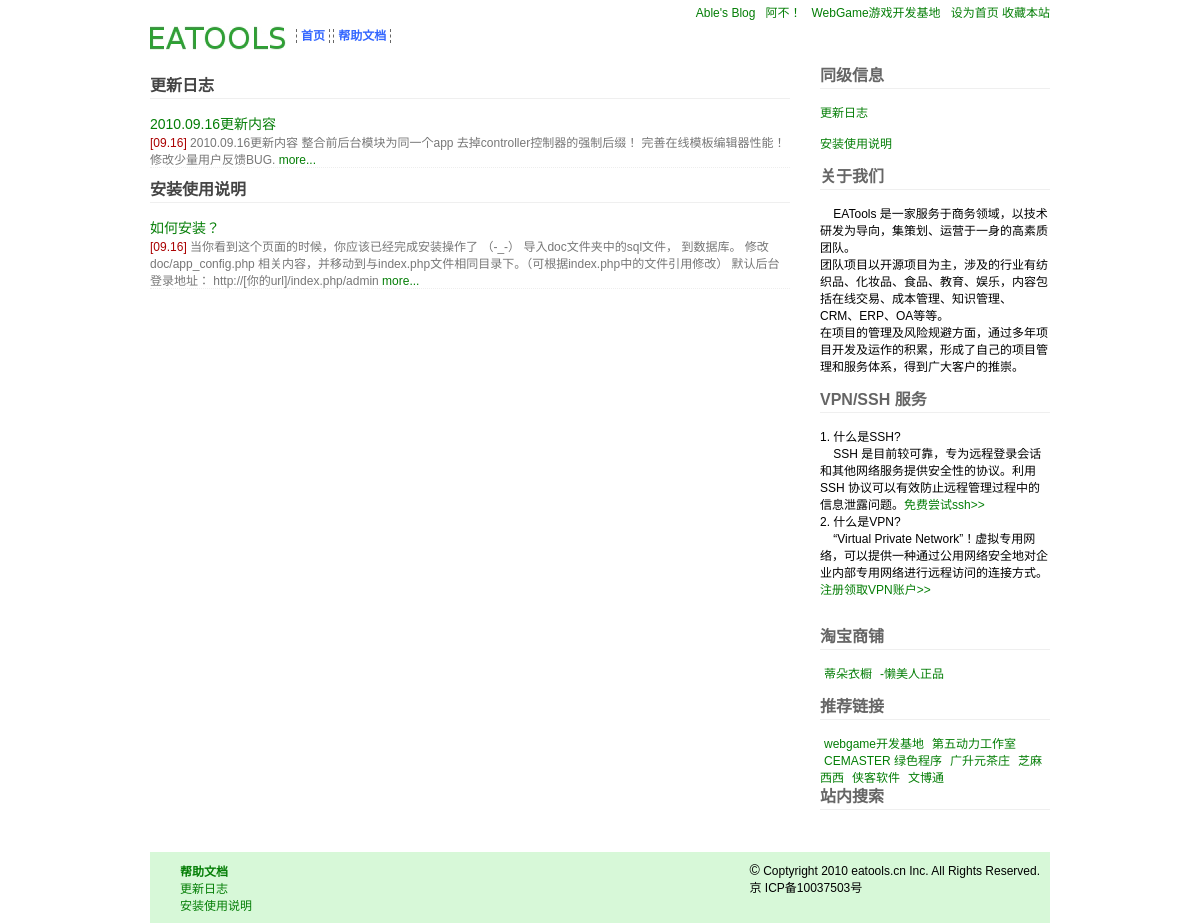
The page /index.php/news/68 on the database its author committed.
### tables this page shows
CREATE TABLE IF NOT EXISTS `ea_site_page` (
  `id` int(11) NOT NULL AUTO_INCREMENT COMMENT 'id',
  `pid` int(11) NOT NULL COMMENT '上级',
  `title` varchar(30) NOT NULL COMMENT '页面名称',
  `uri` varchar(100) DEFAULT NULL COMMENT '显示路径',
  `controller` varchar(50) NOT NULL COMMENT '使用控制器',
  `tpl` varchar(100) DEFAULT NULL COMMENT '使用的模版',
  `cache_time` int(11) NOT NULL DEFAULT '0' COMMENT '页面缓存时间',
  `orderby` int(9) NOT NULL DEFAULT '0' COMMENT '排序',
  `edit_time` int(11) NOT NULL DEFAULT '0' COMMENT '最后修改时间',
  `account_id` int(11) NOT NULL DEFAULT '0' COMMENT '操作人',
  `is_del` tinyint(1) NOT NULL DEFAULT '1' COMMENT '是否删除',
  PRIMARY KEY (`id`),
  KEY `pid` (`pid`),
  KEY `order` (`orderby`)
);

CREATE TABLE IF NOT EXISTS `ea_news` (
  `id` int(11) NOT NULL AUTO_INCREMENT COMMENT '编号',
  `page_id` int(11) NOT NULL COMMENT '页面id',
  `title` varchar(150) NOT NULL,
  `fontsize` varchar(3) NOT NULL COMMENT '大小',
  `fontcolor` char(7) NOT NULL COMMENT '颜色',
  `tag` varchar(100) DEFAULT NULL COMMENT '标签',
  `author` varchar(15) NOT NULL COMMENT '作者',
  `address` varchar(1000) DEFAULT NULL COMMENT '文章来源',
  `content` text NOT NULL COMMENT '正文',
  `create_time` int(11) NOT NULL,
  `is_del` tinyint(1) NOT NULL COMMENT '是否删除',
  PRIMARY KEY (`id`),
  KEY `create_time` (`create_time`),
  KEY `page_id` (`page_id`)
);

CREATE TABLE IF NOT EXISTS `ea_links` (
  `id` int(11) NOT NULL AUTO_INCREMENT,
  `cate_id` int(11) NOT NULL DEFAULT '0' COMMENT '分类id',
  `title` varchar(40) NOT NULL COMMENT '标题',
  `url` varchar(200) NOT NULL COMMENT '路径 ',
  `target` varchar(20) NOT NULL,
  PRIMARY KEY (`id`)
);

### app/controllers/mydefault.php (called while the page is built, shortened)
<?php
class mydefault extends Pub_Controller
{
    public function __construct()
    {
        $this->load->helper('html');
        $this->load->helper('theme');
    }
    public function index()
    {
        $this->load->_ci_view_path = FCPATH . THEMEPATH;
        $ret=array();
		$ret['SITE_MEDIA'] = base_url().MEDIAPATH;
        $this->load->model("Auto_Model");
        $urls = $this->uri->uri_string();
        $urls = empty($urls)?'index':$urls;
        $urls = explode('/',$urls);
        if(is_array($urls)){
        foreach($urls as $k=> $v)
        {
            if(empty($v) || $v=='index'.EXT) {
                unset($urls[$k]);
                continue;
            }
            if(preg_match('/^[0-9]+$/',$v)) {
                unset($urls[$k]);
                $ret['PageNum'] = $v;
                $ret['PageUri'] = $k;
                break;
            }
        }
        }
        $urls = implode('/',$urls);
        $ret['SelfURI'] = $urls;
        $this->load->model('Site_Theme_Model','theme_set');
        $this->load->model('site_page_model',"SitePage");
        $pageInfo = $this->SitePage->getInfoOnUri($urls);
        $ret['pageInfo'] = $pageInfo;
        if(!empty($pageInfo->tpl))
        {
            $this->load->view(THEMENAME . $pageInfo->tpl,$ret);
        }
    }
}

### app/libraries/EA_Controller.php (called while the page is built, shortened)
<?php
class EA_Controller extends Controller{
    public function _remap($method)
    {
        call_user_func_array(array($this, $method), array_slice($this->uri->rsegments, 2));
    }
}

### system/codeigniter/CodeIgniter.php (called while the page is built, shortened)
<?php  if ( ! defined('BASEPATH')) exit('No direct script access allowed');
$EXT =& load_class('Hooks');
$EXT->_call_hook('pre_system');
$URI =& load_class('URI');
$RTR =& load_class('Router');
$class  = $RTR->fetch_class();
$method = $RTR->fetch_method();
$EXT->_call_hook('pre_controller');
$CI = new $class();
if ($RTR->scaffolding_request === TRUE)
{
	if ($EXT->_call_hook('scaffolding_override') === FALSE)
	{
		$CI->_ci_scaffolding();
	}
}
else
{
	if (method_exists($CI, '_remap'))
	{
		$CI->_remap($method);
	}
	else
	{
		if ( ! in_array(strtolower($method), array_map('strtolower', get_class_methods($CI))))
		{
			show_404("{$class}/{$method}");
		}
		call_user_func_array(array(&$CI, $method), array_slice($URI->rsegments, 2));
	}
}

### index.php (called while the page is built, shortened)
<?php
require_once BASEPATH.'codeigniter/CodeIgniter'.EXT;

### system/codeigniter/Base5.php (called while the page is built)
<?php  if ( ! defined('BASEPATH')) exit('No direct script access allowed');
class CI_Base {
	private static $instance;
	public function CI_Base()
	{
		self::$instance =& $this;
	}
	public static function &get_instance()
	{
		return self::$instance;
	}
}
function &get_instance()
{
	return CI_Base::get_instance();
}

### system/codeigniter/Common.php (called while the page is built, shortened)
<?php  if ( ! defined('BASEPATH')) exit('No direct script access allowed');
function &load_class($class, $instantiate = TRUE)
{
	static $objects = array();
	if (isset($objects[$class]))
	{
		return $objects[$class];
	}
	if (file_exists(APPPATH.'libraries/'.config_item('subclass_prefix').$class.EXT))
	{
		$is_subclass = TRUE;
	}
	else
	{
		if (file_exists(APPPATH.'libraries/'.$class.EXT))
		{
			require(APPPATH.'libraries/'.$class.EXT);
			$is_subclass = FALSE;
		}
		else
		{
			$is_subclass = FALSE;
		}
	}
	if ($instantiate == FALSE)
	{
		$objects[$class] = TRUE;
		return $objects[$class];
	}
	if ($is_subclass == TRUE)
	{
		$objects[$class] =& instantiate_class(new $name());
		return $objects[$class];
	}
	$objects[$class] =& instantiate_class(new $name());
	return $objects[$class];
}
function &instantiate_class(&$class_object)
{
	return $class_object;
}
function &get_config()
{
	static $main_conf;
	if ( ! isset($main_conf))
	{
		$main_conf[0] =& $config;
	}
	return $main_conf[0];
}
function config_item($item)
{
	static $config_item = array();
	if ( ! isset($config_item[$item]))
	{
		$config =& get_config();
		$config_item[$item] = $config[$item];
	}
	return $config_item[$item];
}

### app/config/config.php (called while the page is built)
<?php  if ( ! defined('BASEPATH')) exit('No direct script access allowed');
$config['base_url']	= EA_BASE_URL;
$config['web_name'] = EA_WEB_NAME;
$config['index_page'] = EA_Index_Name;
$config['uri_protocol']	= "PATH_INFO";
$config['url_suffix'] = "";
$config['language']	= "chinese";
$config['charset'] = "UTF-8";
$config['enable_hooks'] = FALSE;
$config['subclass_prefix'] = 'EA_';
$config['permitted_uri_chars'] = 'a-z 0-9~%.:_\-';
$config['enable_query_strings'] = FALSE;
$config['controller_trigger'] 	= 'c';
$config['function_trigger'] 	= 'm';
$config['directory_trigger'] 	= 'd';
$config['log_threshold'] = 0;
$config['log_path'] = '';
$config['log_date_format'] = 'Y-m-d H:i:s';
$config['cache_path'] = '';
$config['encryption_key'] = "";
$config['sess_cookie_name']		= 'ea_session';
$config['sess_expiration']		= 7200;
$config['sess_encrypt_cookie']	= FALSE;
$config['sess_use_database']	= false;
$config['sess_table_name']		= 'ea_sessions';
$config['sess_match_ip']		= FALSE;
$config['sess_match_useragent']	= TRUE;
$config['sess_time_to_update'] 	= 300;
$config['cookie_prefix']	= "";
$config['cookie_domain']	= "";
$config['cookie_path']		= "/";
$config['global_xss_filtering'] = FALSE;
$config['compress_output'] = FALSE;
$config['time_reference'] = 'local';
$config['rewrite_short_tags'] = FALSE;
$config['proxy_ips'] = '';

### app/helpers/page_helper.php (called while the page is built, shortened)
<?php
function page_menu_get_list($id=0)
{
    $CI =  & get_instance();
    return $CI->db->select('id,tpl,uri,title,edit_time')->from('site_page')
            ->where("pid = $id AND is_del = 0 ")
            ->order_by("orderby DESC,id ASC")
            ->get();
}

### app/libraries/EA_Model.php (called while the page is built, shortened)
<?php
class EA_Model extends Model
{
    public function find($where,$field='*',$order='')
    {
        $this->db->select($field);
        $info =  $this->db->where($where)->get($this->TableName);
        return $info;
    }
}

### app/models/site_page_model.php (called while the page is built, shortened)
<?php
class Site_Page_Model extends EA_Model
{
    public function getInfoOnUri($uri)
    {
        $info  = $this->find(array('uri'=>$uri),'id,pid,title,tpl,cache_time,uri')->row();
        return $info;
    }
}

### app/models/auto_model.php (called while the page is built, shortened)
<?php
class Auto_Model extends EA_Model
{
    public static $class=array();
    public static function regist($name)
    {
        if(isset(self::$class[$name]))
        {
            return self::$class[$name];
        }
        else
        {
            $CI =  & get_instance();
            $CI->load->model($name);
            return self::$class[$name] = & $CI->$name;
        }
    }
}

### app/helpers/links_helper.php (called while the page is built)
<?php
function links_list($cate)
{
    $model = Auto_Model::regist("links_Model");
    $info = $model->getList('title,url,target',"cate_id = $cate");
    return $info;
}

### app/models/links_model.php (called while the page is built, shortened)
<?php
class Links_Model extends EA_Model
{
    var $TableName  =   'links';
    public function getList($field = 'title,url,target',$map='' ,$order ="id ASC")
    {
        if(!empty($field)) $this->db->select(trim($field));
        if(!empty($map)) $this->db->where($map);
        if(!empty($order)) $this->db->order_by($order);
        return $this->db->get($this->TableName);
    }
}

### theme/simple_eatools/right.php (the view, shortened to what this page needs)
<div class="menuright">
<?php
$menuids = ($pageInfo->pid>0)?$pageInfo->pid:$pageInfo->id;
$smenu = page_menu_get_list($menuids);
if($smenu->num_rows>0):?>
<dl class="bd1">
<dt>同级信息</dt>
<?php
foreach($smenu->result() as $item):
?>
<dd><?php echo anchor($item->uri,$item->title)?></dd>
<?php endforeach;?>
</dl>
<br/>
<?php endif;?>
<dl class="bd1">
<dt>关于我们</dt>
<dd>
&nbsp;&nbsp;&nbsp;&nbsp;EATools 是一家服务于商务领域，以技术研发为导向，集策划、运营于一身的高素质团队。<br />
团队项目以开源项目为主，涉及的行业有纺织品、化妆品、食品、教育、娱乐，内容包括在线交易、成本管理、知识管理、CRM、ERP、OA等等。<br />
在项目的管理及风险规避方面，通过多年项目开发及运作的积累，形成了自己的项目管理和服务体系，得到广大客户的推崇。<br />
<br />
</dd>
<dt>VPN/SSH 服务</dt>
<dd>
1. 什么是SSH?<br/>
&nbsp;&nbsp;&nbsp;&nbsp;SSH 是目前较可靠，专为远程登录会话和其他网络服务提供安全性的协议。利用 SSH 协议可以有效防止远程管理过程中的信息泄露问题。<a target="_blank" href="https://www.billchina.net/aff.php?aff=298">免费尝试ssh>></a><br/>
2. 什么是VPN?<br/>
&nbsp;&nbsp;&nbsp;&nbsp;“Virtual Private Network”！虚拟专用网络，可以提供一种通过公用网络安全地对企业内部专用网络进行远程访问的连接方式。<a target="_blank" href="https://www.billchina.net/aff.php?aff=298">注册领取VPN账户>> </a><br/><br/>
</dd>
</dl>
<br/>
<dl class="bd1">
<dt>淘宝商铺</dt>
<dd class="flink">
<?php
$links = links_list(2);
foreach($links->result() as $item): ?>
<?php echo anchor($item->url,$item->title,"target=_blank");?>
<?php endforeach;?>
</dd>
</dl>
<br/>
<dl class="bd1">
<dt>推荐链接</dt>
<dd class="flink">
<?php
$links = links_list(1);
foreach($links->result() as $item): ?>
<?php echo anchor($item->url,$item->title,"target=_blank");?>
<?php endforeach;?>
</dd>
</dl>
<dl class="bd1">
<dt>站内搜索</dt>
</dl>
</div>

### theme/simple_eatools/header.php (shortened to what this page needs)
<?php include dirname(__FILE__).'/header_.php' ;
$topMenu = page_menu_get_list(0);
?>
<center>
<div class="div1" style="line-height:26px;text-align:right;">
<a href="http://ablegao.com">Able's Blog </a>
<a href="http://ablel.com">阿不！</a>
<a href="http://www.webgamei.com">WebGame游戏开发基地</a>
<a href="javascript:addBookmark()">设为首页<a/>
<a href="javascript:addCookie('EATools开湃软件','http://www.eatools.cn')">收藏本站</a>
</div>
<div class="div1">
<span class="logo"><?php echo(theme_img('logo.jpg'," title='eatools' alt='EATOOLS开源项目'")) ; ?></span>
<?php foreach($topMenu->result() as $k=>$item):?>
    <?php
    $urls = ($item->uri == 'index')?'':$item->uri;
    echo anchor($urls,$item->title,"class='headmenu'");
    ?>
<?php endforeach;?>
</div>
</center>
<br/>

### theme/simple_eatools/news_sublevel_list.php (shortened to what this page needs)
<?php include dirname(__FILE__).'/header.php' ?>
<center>
<div class="div1">
<div class="menuleft">
<?php
$sPage = page_menu_get_list($pageInfo->id);
foreach($sPage->result() as $item)
{
    echo '<dl class="bd1" style="margin:10px 0;">
            <dt>'.anchor($item->uri,$item->title, "style='color:#444444;'").'</dt>
            ';
    $newsList = news_content_in_top($item->id,3);
    foreach($newsList->result() as $newsItem)
    {
        ?>
    <dd style="border-bottom:1px dotted #eeeeee;">
    <font style="font-size:14px;colro:#333333;"><?php echo anchor($item->uri.'/content/'.$newsItem->id,$newsItem->title)?>  </font>
        <br/><font style="color:#aa0000;">[<?php echo date('m.d',$newsItem->create_time)?>]</font>
        <font color="#777777" style="font-size:12px;"> <?php echo mb_substr(strip_tags($newsItem->content),0,300,'UTF-8')?> <?php echo anchor($item->uri.'/content/'.$newsItem->id,'more...')?> </font>
    </dd>
        <?php
    }
    echo '</dl>';
}
?>
</div>
<?php include dirname(__FILE__).'/right.php'?>
</div>
</center>
<?php include dirname(__FILE__).'/footer.php' ?>

### theme/simple_eatools/footer.php
<br/>
<br/>
  <center>
    <div class="div1" >
    <div class="footer">
        <?php foreach($topMenu->result() as $k=>$item):
                    if($item->uri=='index') continue;
        ?>
            <ul class="ul" style="float:left;margin-left:20px;">
            <li><B><?php echo anchor($urls,$item->title);?></b></li>
            <?php
            $smenu = page_menu_get_list($item->id);
            foreach($smenu->result() as $Nitem):
            ?>
            <li><?php echo anchor($Nitem->uri,$Nitem->title)?></li>
            <?php endforeach;?>
            </ul>
        <?php endforeach;?>
        <span style="float:right;">
         <font style="font-size:14px;">&copy;</font> Coptyright 2010 eatools.cn  Inc.  All Rights Reserved.<br/>
   京 ICP备10037503号<script language="javascript" type="text/javascript" src="http://js.users.51.la/3968772.js"></script>
   </span>
   </div>
    </div>
    </center>
</body>
</html>

### theme/simple_eatools/css/style.css (style rules this page uses)
* { margin:0px; padding:0px; font-family: Verdana, Tahoma, Verdana, sans-serif; }
html,body { height:100%; overflow: auto; }
html,body { width: auto; height: auto; position: absolute; top: 0px; left: 0px; right: 0px; bottom: 0px; }
body,html { font-size:12px; background:#ffffff; font-family:Tahoma,Verdana,STHeiTi,simsun,sans-serif,Courier New; }
a { color:#047e06;text-decoration: none;border:0px; }
.div1,div2 { width:900px; overflow:auto; height:auto !important; height:100%; text-align:left; background:#ffffff; border-left:10px solid #ffffff; border-right:10px solid #ffffff; }
.logo { float:left;margin-right:10px; }
.headmenu { font-weight:bold;line-height:20px;padding:0 4px;color:#3366ff;border-left:1px dashed #666666;border-right:1px dashed #666666; }
.menuleft { width:640px;float:left; }
.menuright { width:230px;float:right; }
.bd1 dt { margin-left:0px;line-height:16px;text-align:left;color:#666666;padding:4px 0;font-size:16px;border-bottom:1px solid #efefef;font-weight:bold; }
.bd1 dd { margin-left:0px;text-align:left;margin-top:14px; }
.flink a { margin:4px; }
.ul li { list-style:none; }
.footer { background:#d7f8d8; overflow:auto; height:auto !important; height:100%; text-align:left; padding:10px; }

### theme/simple_eatools/header_.php (style rules this page uses)
body { margin:0px; }

### rows shown on the page
ea_site_page: anchor($urls,$item->title,"class='headmenu'") "首页"
ea_site_page: anchor($urls,$item->title,"class='headmenu'") "帮助文档", anchor($urls,$item->title) "帮助文档"
ea_site_page: uri+title "更新日志", uri.title "2010.09.16更新内容", uri "more...", anchor($item->uri,$item->title) "更新日志", anchor($Nitem->uri,$Nitem->title) "更新日志"
ea_news: create_time "09.16", content "2010.09.16更新内容 整合前后台模块为同一个app 去掉controller控制器的强制后缀！ 完善在线模板编辑器性能！ 修改少量用户反馈BUG."
ea_site_page: uri+title "安装使用说明", uri.title "如何安装？", uri "more...", anchor($item->uri,$item->title) "安装使用说明", anchor($Nitem->uri,$Nitem->title) "安装使用说明"
ea_news: create_time "09.16", content "当你看到这个页面的时候，你应该已经完成安装操作了 （-_-） 导入doc文件夹中的sql文件， 到数据库。 修改doc/app_config.php 相关内容，并移动到与index.php文件相同目录下。（可根据index.php中的文件引用修改） 默认后台登录地址： http://[你的url]/index.php/admin"
ea_links: anchor($item->url,$item->title,"target=_blank") "蒂朵衣橱"
ea_links: anchor($item->url,$item->title,"target=_blank") "-懒美人正品"
ea_links: anchor($item->url,$item->title,"target=_blank") "webgame开发基地"
ea_links: anchor($item->url,$item->title,"target=_blank") "第五动力工作室"
ea_links: anchor($item->url,$item->title,"target=_blank") "CEMASTER 绿色程序"
ea_links: anchor($item->url,$item->title,"target=_blank") "广升元茶庄"
ea_links: anchor($item->url,$item->title,"target=_blank") "芝麻西西"
ea_links: anchor($item->url,$item->title,"target=_blank") "侠客软件"
ea_links: anchor($item->url,$item->title,"target=_blank") "文博通"
